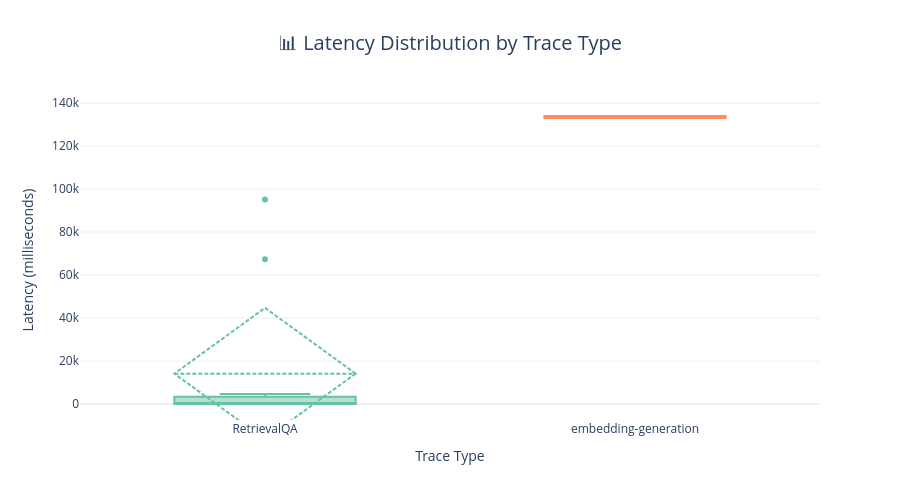
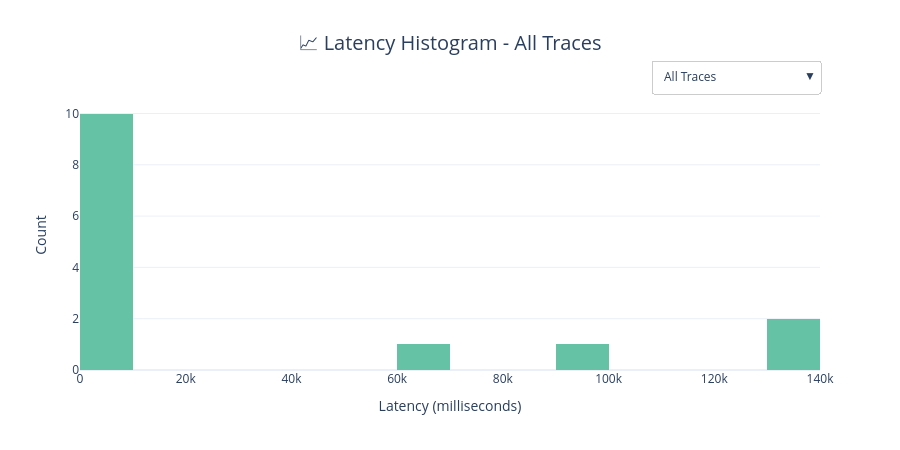
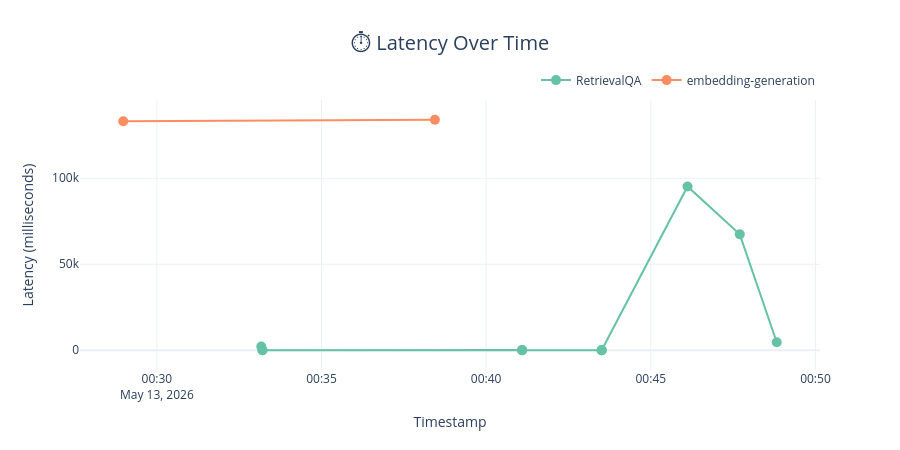

Notebook cell for these charts, in order:
### Code cell
# 📊 Create interactive visualizations to explore RAG pipeline performance
# Educational Goal: Show how to properly analyze performance metrics by trace type

if not df.empty and df['latency_ms'].notna().any():
    import plotly.graph_objects as go
    import plotly.express as px
    
    # Filter out traces without latency data
    df_with_latency = df[df['latency_ms'].notna()].copy()
    
    # Define a clean, colorblind-friendly palette
    colors = px.colors.qualitative.Set2
    
    # ═══════════════════════════════════════════════════════════════════════
    # VISUALIZATION 1: Box Plot - Latency Distribution by Trace Type
    # ═══════════════════════════════════════════════════════════════════════
    # Why: Shows that different operations have VASTLY different performance profiles
    # Key Learning: Never mix metrics from different operation types!
    
    fig1 = go.Figure()
    
    for i, trace_type in enumerate(df_with_latency['name'].unique()):
        trace_latencies = df_with_latency[df_with_latency['name'] == trace_type]['latency_ms']
        fig1.add_trace(go.Box(
            y=trace_latencies,
            name=trace_type,
            marker_color=colors[i % len(colors)],
            boxmean='sd',  # Show mean and std deviation
            hovertemplate="<b>%{fullData.name}</b><br>Latency: %{y:.0f} ms<extra></extra>"
        ))
    
    fig1.update_layout(
        title={
            'text': "📊 Latency Distribution by Trace Type",
            'x': 0.5,
            'xanchor': 'center',
            'font': {'size': 20}
        },
        yaxis_title="Latency (milliseconds)",
        xaxis_title="Trace Type",
        template="plotly_white",
        height=500,
        showlegend=False,
        hovermode='closest'
    )
    
    fig1.show()
    
    # ═══════════════════════════════════════════════════════════════════════
    # VISUALIZATION 2: Interactive Histogram with Dropdown Filter
    # ═══════════════════════════════════════════════════════════════════════
    # Why: Allows exploring each trace type's distribution independently
    # Key Learning: the pooled histogram has one peak per trace type, which is
    # why a single mean over all of them describes none of them
    
    fig2 = go.Figure()
    
    # Add histogram for all traces (problematic - shows mixed distributions!)
    fig2.add_trace(go.Histogram(
        x=df_with_latency['latency_ms'],
        name='All Traces',
        nbinsx=20,
        visible=True,
        marker_color=colors[0],
        hovertemplate="Latency: %{x:.0f} ms<br>Count: %{y}<extra></extra>"
    ))
    
    # Add histogram for each trace type (proper segmentation)
    for i, trace_type in enumerate(df_with_latency['name'].unique()):
        trace_latencies = df_with_latency[df_with_latency['name'] == trace_type]['latency_ms']
        fig2.add_trace(go.Histogram(
            x=trace_latencies,
            name=trace_type,
            nbinsx=15,
            visible=False,
            marker_color=colors[i % len(colors)],
            hovertemplate=f"<b>{trace_type}</b><br>Latency: %{{x:.0f}} ms<br>Count: %{{y}}<extra></extra>"
        ))
    
    # Create dropdown menu for filtering
    buttons = [dict(
        label='All Traces',
        method='update',
        args=[{'visible': [True] + [False] * len(df_with_latency['name'].unique())},
              {'title': '📈 Latency Histogram - All Traces'}]
    )]
    
    for i, trace_type in enumerate(df_with_latency['name'].unique()):
        visible = [False] * (len(df_with_latency['name'].unique()) + 1)
        visible[i + 1] = True
        buttons.append(dict(
            label=trace_type,
            method='update',
            args=[{'visible': visible},
                  {'title': f'📈 Latency Histogram - {trace_type}'}]
        ))
    
    fig2.update_layout(
        title={
            'text': '📈 Latency Histogram - All Traces',
            'x': 0.5,
            'xanchor': 'center',
            'font': {'size': 20}
        },
        xaxis_title='Latency (milliseconds)',
        yaxis_title='Count',
        template="plotly_white",
        updatemenus=[dict(
            active=0,
            buttons=buttons,
            direction="down",
            showactive=True,
            x=1.0,
            xanchor="right",
            y=1.15,
            yanchor="top",
            bgcolor="white",
            bordercolor="#ccc",
            borderwidth=1
        )],
        height=450
    )
    
    fig2.show()
    
    # ═══════════════════════════════════════════════════════════════════════
    # VISUALIZATION 3: Timeline - Latency Over Time
    # ═══════════════════════════════════════════════════════════════════════
    # Why: Detect performance degradation or improvements over time
    # Key Learning: Watch for trends, spikes, or degradation patterns
    
    fig3 = go.Figure()
    
    for i, trace_type in enumerate(df_with_latency['name'].unique()):
        trace_df = df_with_latency[df_with_latency['name'] == trace_type]
        fig3.add_trace(go.Scatter(
            x=trace_df['timestamp'],
            y=trace_df['latency_ms'],
            mode='markers+lines',
            name=trace_type,
            marker=dict(size=10, color=colors[i % len(colors)]),
            line=dict(width=2, color=colors[i % len(colors)]),
            hovertemplate="<b>%{fullData.name}</b><br>Time: %{x}<br>Latency: %{y:.0f} ms<extra></extra>"
        ))
    
    fig3.update_layout(
        title={
            'text': "⏱️ Latency Over Time",
            'x': 0.5,
            'xanchor': 'center',
            'font': {'size': 20}
        },
        xaxis_title='Timestamp',
        yaxis_title='Latency (milliseconds)',
        template="plotly_white",
        height=450,
        hovermode='closest',
        legend=dict(
            orientation="h",
            yanchor="bottom",
            y=1.02,
            xanchor="right",
            x=1
        )
    )
    
    fig3.show()
    
    # ═══════════════════════════════════════════════════════════════════════
    # SUMMARY STATISTICS TABLE
    # ═══════════════════════════════════════════════════════════════════════
    # Educational: Show statistics PER trace type (not mixed!)
    
    print("\n" + "="*80)
    print("📈 PERFORMANCE SUMMARY")
    print("="*80)
    
    for trace_type in df_with_latency['name'].unique():
        latencies = df_with_latency[df_with_latency['name'] == trace_type]['latency_ms']
        if len(latencies) > 0:
            print(f"\n🔹 {trace_type}")
            print(f"   Traces:  {len(latencies)}")
            print(f"   Min:     {latencies.min():.0f} ms  ({latencies.min()/1000:.2f} sec)")
            print(f"   Max:     {latencies.max():.0f} ms  ({latencies.max()/1000:.2f} sec)")
            print(f"   Mean:    {latencies.mean():.0f} ms  ({latencies.mean()/1000:.2f} sec)")
            print(f"   Median:  {latencies.median():.0f} ms  ({latencies.median()/1000:.2f} sec)")
            print(f"   Std Dev: {latencies.std():.0f} ms")
    
    # The comparison is computed from the traces just fetched. A sentence with
    # the numbers typed into it goes stale the first time the pipeline changes,
    # and then contradicts the table printed directly above it.
    medians = df_with_latency.groupby('name')['latency_ms'].median().sort_values()
    print("\n" + "="*80)
    if len(medians) >= 2 and medians.iloc[0] > 0:
        print(f"\n💡 Measured: {medians.index[-1]} has the higher median latency at "
              f"{medians.iloc[-1]/1000:.1f} s, against {medians.iloc[0]/1000:.1f} s for "
              f"{medians.index[0]} — a factor of {medians.iloc[-1]/medians.iloc[0]:.1f}.")
    elif len(medians) == 1:
        print(f"\n💡 Measured: only {medians.index[0]} was traced, "
              f"median {medians.iloc[0]/1000:.1f} s.")
    print("   Each trace type is a different amount of work, so compare a type")
    print("   against itself over time — never one type against another.")
    print("\n" + "="*80)
    
    success(f"View detailed traces at {LANGFUSE_HOST}")
else:
    info("No trace data available for visualization. Run the RAG queries first!")

### Figure 1 — Plotly figure (JSON) as saved in the notebook; plotly's stock layout.template omitted (floating-point values rounded to 4 significant figures)
{"data": [{"boxmean": "sd", "hovertemplate": "<b>%{fullData.name}</b><br>Latency: %{y:.0f} ms<extra></extra>", "marker": {"color": "rgb(102,194,165)"}, "name": "RetrievalQA", "type": "box", "y": [4654.0, 67380.0, 95220.0, 13.0, 13.0, 32.0, 12.0, 12.0, 134.0, 12.0, 12.0, 2142.0]}, {"boxmean": "sd", "hovertemplate": "<b>%{fullData.name}</b><br>Latency: %{y:.0f} ms<extra></extra>", "marker": {"color": "rgb(252,141,98)"}, "name": "embedding-generation", "type": "box", "y": [134000.0, 133100.0]}], "layout": {"height": 500, "hovermode": "closest", "showlegend": false, "title": {"font": {"size": 20}, "text": "📊 Latency Distribution by Trace Type", "x": 0.5, "xanchor": "center"}, "xaxis": {"title": {"text": "Trace Type"}}, "yaxis": {"title": {"text": "Latency (milliseconds)"}}}}

### Figure 2 — Plotly figure (JSON) as saved in the notebook; plotly's stock layout.template omitted (floating-point values rounded to 4 significant figures)
{"data": [{"hovertemplate": "Latency: %{x:.0f} ms<br>Count: %{y}<extra></extra>", "marker": {"color": "rgb(102,194,165)"}, "name": "All Traces", "nbinsx": 20, "type": "histogram", "visible": true, "x": [4654.0, 67380.0, 95220.0, 13.0, 13.0, 32.0, 12.0, 12.0, 134.0, 134000.0, 12.0, 12.0, 2142.0, 133100.0]}, {"hovertemplate": "<b>RetrievalQA</b><br>Latency: %{x:.0f} ms<br>Count: %{y}<extra></extra>", "marker": {"color": "rgb(102,194,165)"}, "name": "RetrievalQA", "nbinsx": 15, "type": "histogram", "visible": false, "x": [4654.0, 67380.0, 95220.0, 13.0, 13.0, 32.0, 12.0, 12.0, 134.0, 12.0, 12.0, 2142.0]}, {"hovertemplate": "<b>embedding-generation</b><br>Latency: %{x:.0f} ms<br>Count: %{y}<extra></extra>", "marker": {"color": "rgb(252,141,98)"}, "name": "embedding-generation", "nbinsx": 15, "type": "histogram", "visible": false, "x": [134000.0, 133100.0]}], "layout": {"height": 450, "title": {"font": {"size": 20}, "text": "📈 Latency Histogram - All Traces", "x": 0.5, "xanchor": "center"}, "updatemenus": [{"active": 0, "bgcolor": "white", "bordercolor": "#ccc", "borderwidth": 1, "buttons": [{"args": [{"visible": [true, false, false]}, {"title": "📈 Latency Histogram - All Traces"}], "label": "All Traces", "method": "update"}, {"args": [{"visible": [false, true, false]}, {"title": "📈 Latency Histogram - RetrievalQA"}], "label": "RetrievalQA", "method": "update"}, {"args": [{"visible": [false, false, true]}, {"title": "📈 Latency Histogram - embedding-generation"}], "label": "embedding-generation", "method": "update"}], "direction": "down", "showactive": true, "x": 1, "xanchor": "right", "y": 1.15, "yanchor": "top"}], "xaxis": {"title": {"text": "Latency (milliseconds)"}}, "yaxis": {"title": {"text": "Count"}}}}

### Figure 3 — Plotly figure (JSON) as saved in the notebook; plotly's stock layout.template omitted (floating-point values rounded to 4 significant figures)
{"data": [{"hovertemplate": "<b>%{fullData.name}</b><br>Time: %{x}<br>Latency: %{y:.0f} ms<extra></extra>", "line": {"color": "rgb(102,194,165)", "width": 2}, "marker": {"color": "rgb(102,194,165)", "size": 10}, "mode": "markers+lines", "name": "RetrievalQA", "type": "scatter", "x": ["2026-05-13T00:48:49.502000", "2026-05-13T00:47:42.125000", "2026-05-13T00:46:06.907000", "2026-05-13T00:43:30.468000", "2026-05-13T00:43:30.455000", "2026-05-13T00:43:30.423000", "2026-05-13T00:41:05.573000", "2026-05-13T00:41:05.561000", "2026-05-13T00:41:05.426000", "2026-05-13T00:33:12.460000", "2026-05-13T00:33:12.448000", "2026-05-13T00:33:10.305000"], "y": [4654.0, 67380.0, 95220.0, 13.0, 13.0, 32.0, 12.0, 12.0, 134.0, 12.0, 12.0, 2142.0]}, {"hovertemplate": "<b>%{fullData.name}</b><br>Time: %{x}<br>Latency: %{y:.0f} ms<extra></extra>", "line": {"color": "rgb(252,141,98)", "width": 2}, "marker": {"color": "rgb(252,141,98)", "size": 10}, "mode": "markers+lines", "name": "embedding-generation", "type": "scatter", "x": ["2026-05-13T00:38:26.566000", "2026-05-13T00:28:58.740000"], "y": [134000.0, 133100.0]}], "layout": {"height": 450, "hovermode": "closest", "legend": {"orientation": "h", "x": 1, "xanchor": "right", "y": 1.02, "yanchor": "bottom"}, "title": {"font": {"size": 20}, "text": "⏱️ Latency Over Time", "x": 0.5, "xanchor": "center"}, "xaxis": {"title": {"text": "Timestamp"}}, "yaxis": {"title": {"text": "Latency (milliseconds)"}}}}
